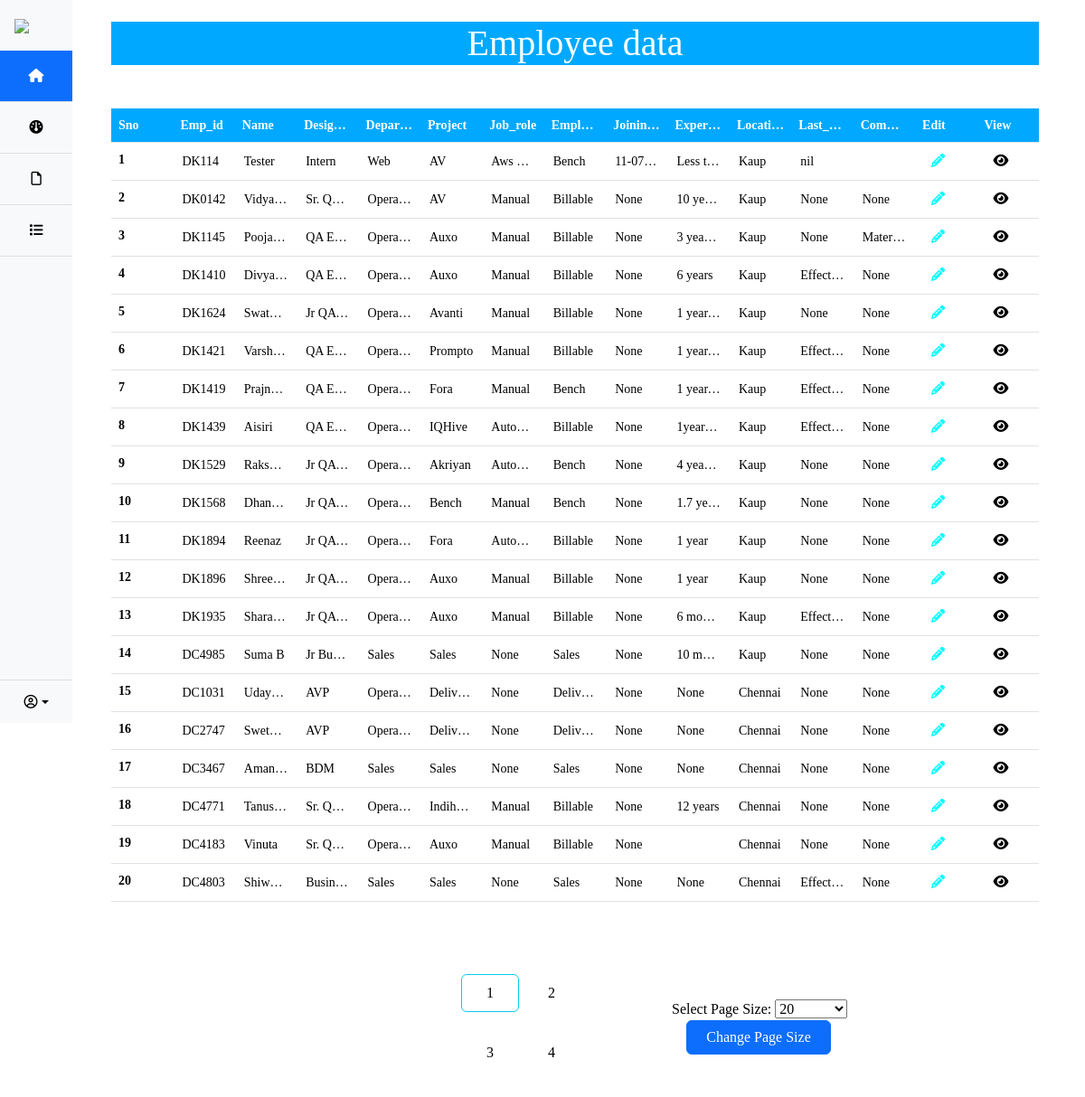
Page /employee_data on the committed database.
### app.py (models this page shows)
class Employee(db.Model):
    Sno = db.Column(db.Integer, primary_key=True, autoincrement=True)
    Emp_id = db.Column(db.String(500))
    Name = db.Column(db.String(500))
    Designation = db.Column(db.String(500))
    Department = db.Column(db.String(500))
    Project = db.Column(db.String(500))
    Job_role = db.Column(db.String(500))
    Employment_status = db.Column(db.String(500))
    Joining_date = db.Column(db.String(500))
    Experience = db.Column(db.String(500))
    Location = db.Column(db.String(500))
    Last_promoted = db.Column(db.String(500))
    Comments = db.Column(db.String(500))
    employee_status=db.Column(db.String(500))

### app.py (the view)
@app.route("/employee_data")
def employeeData():
    default_page_size = 20
    page_size_options = [20, 30, 40]
    if request.method == "POST":
        selected_page_size = int(request.form["page_size"])
        session['page_size'] = selected_page_size  # Update session variable
    page = request.args.get('page', 1, type=int)
    total_items = Employee.query.count()
    selected_page_size = session.get('page_size', default_page_size)
    if selected_page_size != default_page_size:
        new_page_count = total_items // selected_page_size
        if total_items % selected_page_size > 0:
            new_page_count += 1  # Account for partial last page
        page = min(page, new_page_count)
    data = Employee.query.paginate(page=page, per_page=selected_page_size)
    return render_template("employee_data.html", data=data,
                                   page_size_options=page_size_options,
                                   selected_page_size=selected_page_size)

### app.py (called while the page is built)
@app.context_processor
def inject_total_employees():
    total_employees,active_employees,resigned_employees,total_resumes,hr_selected,current_year_count, last_year_count,Chennai_employees_count,kollu_employees_count,kaup_employees_count,tn_palyam_count=dashboard_function()
    return dict(total_employees=total_employees,active_employees=active_employees,resigned_employees=resigned_employees,total_resumes=total_resumes,hr_selected=hr_selected,current_year_count=current_year_count, last_year_count=last_year_count,Chennai_employees_count=Chennai_employees_count,kollu_employees_count=kollu_employees_count,kaup_employees_count=kaup_employees_count,tn_palyam_count=tn_palyam_count)

### templates/employee_data.html (shortened to what this page needs)
<!DOCTYPE html>
<html lang="en">
<head>
    <link href="https://cdn.jsdelivr.net/npm/bootstrap@5.3.2/dist/css/bootstrap.min.css" rel="stylesheet">
    <link rel="stylesheet" href="{{ url_for('static', filename='employee.css') }}">
    <link rel="stylesheet" href="https://cdnjs.cloudflare.com/ajax/libs/font-awesome/6.5.1/css/all.min.css">
    <link rel="stylesheet" href="{{ url_for('static', filename='view1.css') }}">
</head>
<body>
    <div class="first_div" >
        {%include 'sidemenu.html'%}
        <div class="table my-4" style="margin-left:6rem; width: 90%; ">
          <center><h1 style="text-align: center; background-color: #00A9FF; color: white; width:95%; margin-bottom: 3rem;">Employee data</h1></center>
          <table class="table highlighted_row">
            <thead>
              <tr>
                <th scope="col" class="table_header">Sno</th>
                <th scope="col" class="table_header" >Emp_id</th>
                <th scope="col" class="table_header">Name</th>
                <th scope="col" class="table_header">Designation</th>
                <th scope="col" class="table_header">Department</th>
                <th scope="col" class="table_header">Project</th>
                <th scope="col" class="table_header">Job_role</th>
                <th scope="col" class="table_header">Employment_status</th>
                <th scope="col" class="table_header">Joining_date</th>
                <th scope="col" class="table_header">Experience</th>
                <th scope="col" class="table_header">Location</th>
                <th scope="col" class="table_header">Last_promoted</th>
                <th scope="col" class="table_header">Comments</th>
                <th scope="col" class="table_header">Edit</th>
                <th scope="col" class="table_header">View</th>
              </tr>
            </thead>
            <tbody>
              {% for employee in data.items %}
              <tr {% if employee.employee_status == 'resigned' %}style="background-color: red;"{% endif %}>
                <th scope="row" >{{loop.index}}</th>
                <td class="emp_id" class="table-primary">{{employee.Emp_id}}</td>
                <td id="Name">{{employee.Name}}</td>
                <td id="Designation">{{employee.Designation}}</td>
                <td>{{employee.Department}}</td>
                <td id="Project">{{employee.Project}}</td>
                <td>{{employee.Job_role}}</td>
                <td id="employment_status">{{employee.Employment_status}}</td>
                <td id="joining_date">{{employee.Joining_date}}</td>
                <td>{{employee.Experience}}</td>
                <td id="employee_location">{{employee.Location }}</td>
                <td>{{employee.Last_promoted }}</td>
                <td>{{employee.Comments}}</td>
                <td><a class="icon-1" href="/update/{{employee.Sno}}"><i class="fa-solid fa-pencil mx-2"></i></a></td>
                <td><a class="icon-2" href="/view/{{employee.Sno}}"><i class="fa-solid fa-eye mx-2"></i></a></td>
              </tr>
              {% endfor %}
            </tbody>
          </table>
            <div style="display: flex; align-items: center; gap: 2rem; margin-right:10rem;margin-top:5rem;" >
              <div style="margin-left:45%" id="paginationLinks ">
                {% for page_num in data.iter_pages(left_edge=1,right_edge=1,left_current=1,right_current=2) %}
                  {% if page_num %}
                    {% if data.page == page_num%}
                      <a class="btn btn-outline-info mb-4" href="{{url_for('Home',page=page_num,pages=pages)}}" >{{page_num}}</a>
                    {% else %}
                      <a class="btn btn- mb-4" href="{{url_for('Home',page=page_num,pages=pages)}}" >{{page_num}}</a>
                    {% endif %}
                  {% else%}
                    ...
                  {% endif %}
                {% endfor %}
              </div>
              <div>
                <form method="POST" style="margin-bottom: 1rem;">
                  Select Page Size:
                  <select name="page_size" style="width: 5rem;">
                    {% for option in page_size_options %}
                      <option value="{{ option }}" {% if option == selected_page_size %}selected{% endif %}>{{ option }}</option>
                    {% endfor %}
                  </select>
                  <button type="submit" class="btn btn-primary size_button" style="margin-left:1rem;">Change Page Size</button>
                </form>
              </div>
            </div>
        </div>
</body>
</html>

### static/employee.css (style rules this page uses)
* { margin: 0 ; font-family: "poppins"; }
.btn { width:4rem !important; }
.first_div { display: flex; }
a { text-decoration: none; }
td { padding:0.5rem !important; }
.btn { width:4rem!important; }
td { padding:10px!important; }
i { font-size: 15px; }

### static/view1.css (style rules this page uses)
.table .table_header { background-color:#00A9FF; color:white; }

### templates/employee_data.html (style rules this page uses)
.table { width: 95%; table-layout: fixed; margin-left: auto; margin-right: auto; }
.table td, .table th { font-size: 14px; white-space: nowrap; overflow: hidden; text-overflow: ellipsis; }
.size_button { width: 10rem !important; }
.icon-1 { color: aqua; }
.icon-2 { color: black; }

### rows in the picture
Employee: Emp_id "DK114", Name "Tester", Designation "Intern", Department "Web", Project "AV", Job_role "Aws…", Employment_status "Bench", Joining_date "11-07…", Experience "Less t…", Location "Kaup", Last_promoted "nil"
Employee: Emp_id "DK0142", Name "Vidya…", Designation "Sr. Q…", Department "Oper…", Project "AV", Job_role "Manual", Employment_status "Billable", Joining_date "None", Experience "10 ye…", Location "Kaup", Last_promoted "None", Comments "None"
Employee: Emp_id "DK1145", Name "Pooja…", Designation "QA E…", Department "Oper…", Project "Auxo", Job_role "Manual", Employment_status "Billable", Joining_date "None", Experience "3 yea…", Location "Kaup", Last_promoted "None", Comments "Mater…"
Employee: Emp_id "DK1410", Name "Divy…", Designation "QA E…", Department "Oper…", Project "Auxo", Job_role "Manual", Employment_status "Billable", Joining_date "None", Experience "6 years", Location "Kaup", Last_promoted "Effect…", Comments "None"
Employee: Emp_id "DK1624", Name "Swat…", Designation "Jr QA…", Department "Oper…", Project "Avanti", Job_role "Manual", Employment_status "Billable", Joining_date "None", Experience "1 yea…", Location "Kaup", Last_promoted "None", Comments "None"
Employee: Emp_id "DK1421", Name "Varsh…", Designation "QA E…", Department "Oper…", Project "Prompto", Job_role "Manual", Employment_status "Billable", Joining_date "None", Experience "1 yea…", Location "Kaup", Last_promoted "Effect…", Comments "None"
Employee: Emp_id "DK1419", Name "Prajn…", Designation "QA E…", Department "Oper…", Project "Fora", Job_role "Manual", Employment_status "Bench", Joining_date "None", Experience "1 yea…", Location "Kaup", Last_promoted "Effect…", Comments "None"
Employee: Emp_id "DK1439", Name "Aisiri", Designation "QA E…", Department "Oper…", Project "IQHive", Job_role "Auto…", Employment_status "Billable", Joining_date "None", Experience "1year…", Location "Kaup", Last_promoted "Effect…", Comments "None"
Employee: Emp_id "DK1529", Name "Raks…", Designation "Jr QA…", Department "Oper…", Project "Akriyan", Job_role "Auto…", Employment_status "Bench", Joining_date "None", Experience "4 yea…", Location "Kaup", Last_promoted "None", Comments "None"
Employee: Emp_id "DK1568", Name "Dhan…", Designation "Jr QA…", Department "Oper…", Project "Bench", Job_role "Manual", Employment_status "Bench", Joining_date "None", Experience "1.7 y…", Location "Kaup", Last_promoted "None", Comments "None"
Employee: Emp_id "DK1894", Name "Reenaz", Designation "Jr QA…", Department "Oper…", Project "Fora", Job_role "Auto…", Employment_status "Billable", Joining_date "None", Experience "1 year", Location "Kaup", Last_promoted "None", Comments "None"
Employee: Emp_id "DK1896", Name "Shree…", Designation "Jr QA…", Department "Oper…", Project "Auxo", Job_role "Manual", Employment_status "Billable", Joining_date "None", Experience "1 year", Location "Kaup", Last_promoted "None", Comments "None"
Employee: Emp_id "DK1935", Name "Shara…", Designation "Jr QA…", Department "Oper…", Project "Auxo", Job_role "Manual", Employment_status "Billable", Joining_date "None", Experience "6 mo…", Location "Kaup", Last_promoted "Effect…", Comments "None"
Employee: Emp_id "DC4985", Name "Suma B", Designation "Jr Bu…", Department "Sales", Project "Sales", Job_role "None", Employment_status "Sales", Joining_date "None", Experience "10 m…", Location "Kaup", Last_promoted "None", Comments "None"
Employee: Emp_id "DC1031", Name "Uday…", Designation "AVP", Department "Oper…", Project "Delivery", Job_role "None", Employment_status "Delivery", Joining_date "None", Experience "None", Location "Chennai", Last_promoted "None", Comments "None"
Employee: Emp_id "DC2747", Name "Swet…", Designation "AVP", Department "Oper…", Project "Delivery", Job_role "None", Employment_status "Delivery", Joining_date "None", Experience "None", Location "Chennai", Last_promoted "None", Comments "None"
Employee: Emp_id "DC3467", Name "Ama…", Designation "BDM", Department "Sales", Project "Sales", Job_role "None", Employment_status "Sales", Joining_date "None", Experience "None", Location "Chennai", Last_promoted "None", Comments "None"
Employee: Emp_id "DC4771", Name "Tanus…", Designation "Sr. Q…", Department "Oper…", Project "Indih…", Job_role "Manual", Employment_status "Billable", Joining_date "None", Experience "12 years", Location "Chennai", Last_promoted "None", Comments "None"
Employee: Emp_id "DC4183", Name "Vinuta", Designation "Sr. Q…", Department "Oper…", Project "Auxo", Job_role "Manual", Employment_status "Billable", Joining_date "None", Location "Chennai", Last_promoted "None", Comments "None"
Employee: Emp_id "DC4803", Name "Shiw…", Designation "Busin…", Department "Sales", Project "Sales", Job_role "None", Employment_status "Sales", Joining_date "None", Experience "None", Location "Chennai", Last_promoted "Effect…", Comments "None"

### other values in the picture
{{ page_num }} "1"
{{ page_num }} "2" "3" "4"
form field page_size "20"
